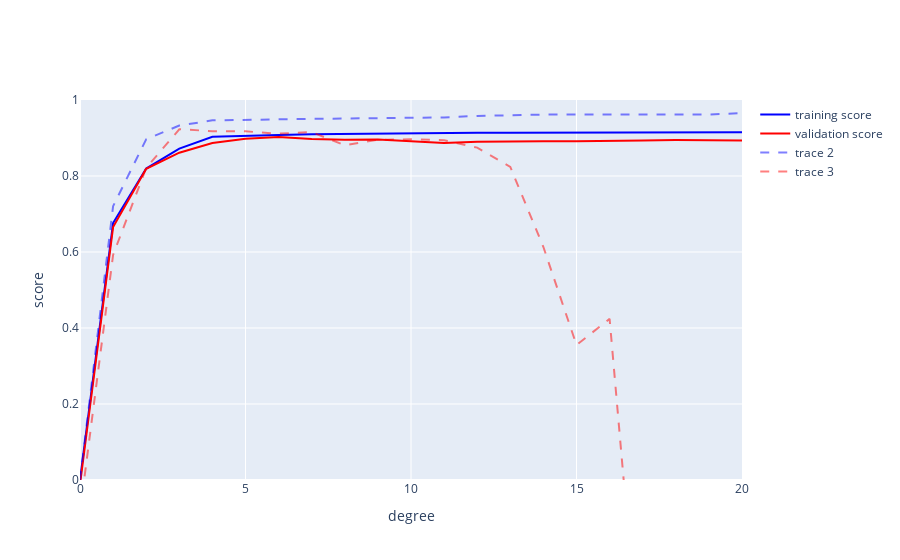

Notebook code for this chart:
### Code cell
degree = np.arange(21)
train_score2, val_score2 = validation_curve(
PolynomialRegression(), X2, y2,
param_name='polynomialfeatures__degree',
param_range=degree, cv=7)

fig = go.Figure(layout={
    "yaxis": {
        "range": (0, 1),
        "title": "score"
    },
    "xaxis_title": "degree"
})

fig.add_scatter(x=degree, y=np.median(train_score2, 1), mode="lines", marker_color="blue", name="training score")
fig.add_scatter(x=degree, y=np.median(val_score2, 1), mode="lines", marker_color="red", name="validation score")
fig.add_scatter(x=degree, y=np.median(train_score, 1), mode="lines", line=dict(color="blue", dash="dash"), opacity=0.5)
fig.add_scatter(x=degree, y=np.median(val_score, 1), mode="lines", line=dict(color="red", dash="dash"), opacity=0.5)

### Figure 1 — Plotly figure (JSON) as saved in the notebook; plotly's stock layout.template omitted (floating-point values rounded to 4 significant figures)
{"data": [{"marker": {"color": "blue"}, "mode": "lines", "name": "training score", "type": "scatter", "x": [0, 1, 2, 3, 4, 5, 6, 7, 8, 9, 10, 11, 12, 13, 14, 15, 16, 17, 18, 19, 20], "y": [0.0, 0.6761, 0.8195, 0.8719, 0.9034, 0.9062, 0.908, 0.9097, 0.9108, 0.9119, 0.9129, 0.9136, 0.9138, 0.9139, 0.914, 0.914, 0.9149, 0.915, 0.9153, 0.9153, 0.9153]}, {"marker": {"color": "red"}, "mode": "lines", "name": "validation score", "type": "scatter", "x": [0, 1, 2, 3, 4, 5, 6, 7, 8, 9, 10, 11, 12, 13, 14, 15, 16, 17, 18, 19, 20], "y": [-0.01141, 0.6655, 0.8189, 0.8613, 0.8866, 0.8983, 0.9025, 0.8971, 0.8955, 0.8958, 0.8913, 0.8871, 0.8902, 0.8916, 0.8913, 0.8915, 0.8934, 0.8935, 0.8944, 0.8938, 0.8933]}, {"line": {"color": "blue", "dash": "dash"}, "mode": "lines", "opacity": 0.5, "type": "scatter", "x": [0, 1, 2, 3, 4, 5, 6, 7, 8, 9, 10, 11, 12, 13, 14, 15, 16, 17, 18, 19, 20], "y": [0.0, 0.7206, 0.8967, 0.9327, 0.9464, 0.9471, 0.9493, 0.9503, 0.9513, 0.9527, 0.9532, 0.9541, 0.9581, 0.9604, 0.9616, 0.9618, 0.9618, 0.9618, 0.9619, 0.9619, 0.9656]}, {"line": {"color": "red", "dash": "dash"}, "mode": "lines", "opacity": 0.5, "type": "scatter", "x": [0, 1, 2, 3, 4, 5, 6, 7, 8, 9, 10, 11, 12, 13, 14, 15, 16, 17, 18, 19, 20], "y": [-0.08448, 0.5924, 0.8214, 0.923, 0.9181, 0.9175, 0.9114, 0.9154, 0.8809, 0.8953, 0.8966, 0.8941, 0.8747, 0.8239, 0.6131, 0.3551, 0.4241, -0.5738, -0.1445, -1.878, -2282.0]}], "layout": {"xaxis": {"title": {"text": "degree"}}, "yaxis": {"range": [0, 1], "title": {"text": "score"}}}}
